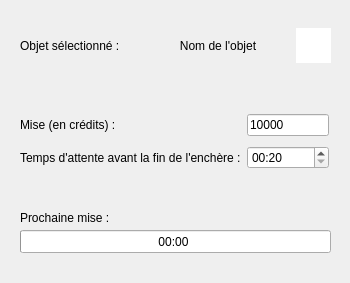
<?xml version="1.0" encoding="UTF-8"?>
<ui version="4.0">
 <class>BotWindow</class>
 <widget class="QMainWindow" name="BotWindow">
  <property name="geometry">
   <rect>
    <x>0</x>
    <y>0</y>
    <width>350</width>
    <height>283</height>
   </rect>
  </property>
  <property name="windowTitle">
   <string>Blue</string>
  </property>
  <property name="windowIcon">
   <iconset resource="resources.qrc">
    <normaloff>:/images/blue_icon.ico</normaloff>:/images/blue_icon.ico</iconset>
  </property>
  <widget class="QWidget" name="centralwidget">
   <widget class="QWidget" name="gridLayoutWidget">
    <property name="geometry">
     <rect>
      <x>0</x>
      <y>0</y>
      <width>351</width>
      <height>91</height>
     </rect>
    </property>
    <layout class="QGridLayout" name="gridLayout">
     <item row="0" column="1">
      <widget class="QLabel" name="label">
       <property name="maximumSize">
        <size>
         <width>120</width>
         <height>16777215</height>
        </size>
       </property>
       <property name="text">
        <string>Objet sélectionné :</string>
       </property>
      </widget>
     </item>
     <item row="0" column="2">
      <widget class="QLabel" name="itemNameLabel">
       <property name="text">
        <string>Nom de l'objet</string>
       </property>
       <property name="alignment">
        <set>Qt::AlignCenter</set>
       </property>
      </widget>
     </item>
     <item row="0" column="0">
      <spacer name="horizontalSpacer">
       <property name="orientation">
        <enum>Qt::Horizontal</enum>
       </property>
       <property name="sizeType">
        <enum>QSizePolicy::Fixed</enum>
       </property>
       <property name="sizeHint" stdset="0">
        <size>
         <width>20</width>
         <height>20</height>
        </size>
       </property>
      </spacer>
     </item>
     <item row="0" column="3">
      <widget class="QLabel" name="itemImageLabel">
       <property name="minimumSize">
        <size>
         <width>35</width>
         <height>35</height>
        </size>
       </property>
       <property name="maximumSize">
        <size>
         <width>35</width>
         <height>35</height>
        </size>
       </property>
       <property name="autoFillBackground">
        <bool>false</bool>
       </property>
       <property name="styleSheet">
        <string notr="true">QLabel {background-color: white;}</string>
       </property>
       <property name="text">
        <string/>
       </property>
      </widget>
     </item>
     <item row="0" column="4">
      <spacer name="horizontalSpacer_6">
       <property name="orientation">
        <enum>Qt::Horizontal</enum>
       </property>
       <property name="sizeType">
        <enum>QSizePolicy::Fixed</enum>
       </property>
       <property name="sizeHint" stdset="0">
        <size>
         <width>20</width>
         <height>20</height>
        </size>
       </property>
      </spacer>
     </item>
    </layout>
   </widget>
   <widget class="QProgressBar" name="progressBar">
    <property name="geometry">
     <rect>
      <x>20</x>
      <y>230</y>
      <width>311</width>
      <height>23</height>
     </rect>
    </property>
    <property name="maximum">
     <number>59</number>
    </property>
    <property name="value">
     <number>0</number>
    </property>
    <property name="alignment">
     <set>Qt::AlignCenter</set>
    </property>
    <property name="textVisible">
     <bool>false</bool>
    </property>
   </widget>
   <widget class="QLabel" name="label_4">
    <property name="geometry">
     <rect>
      <x>20</x>
      <y>210</y>
      <width>111</width>
      <height>16</height>
     </rect>
    </property>
    <property name="text">
     <string>Prochaine mise :</string>
    </property>
   </widget>
   <widget class="QWidget" name="gridLayoutWidget_2">
    <property name="geometry">
     <rect>
      <x>0</x>
      <y>90</y>
      <width>349</width>
      <height>85</height>
     </rect>
    </property>
    <layout class="QGridLayout" name="gridLayout_2">
     <item row="1" column="1">
      <widget class="QLabel" name="label_5">
       <property name="text">
        <string>Mise (en crédits) :</string>
       </property>
      </widget>
     </item>
     <item row="3" column="1">
      <widget class="QLabel" name="label_3">
       <property name="text">
        <string>Temps d'attente avant la fin de l'enchère :</string>
       </property>
      </widget>
     </item>
     <item row="3" column="3">
      <widget class="QTimeEdit" name="timeEdit">
       <property name="currentSection">
        <enum>QDateTimeEdit::MinuteSection</enum>
       </property>
       <property name="displayFormat">
        <string>mm:ss</string>
       </property>
       <property name="time">
        <time>
         <hour>0</hour>
         <minute>0</minute>
         <second>20</second>
        </time>
       </property>
      </widget>
     </item>
     <item row="3" column="0">
      <spacer name="horizontalSpacer_2">
       <property name="orientation">
        <enum>Qt::Horizontal</enum>
       </property>
       <property name="sizeType">
        <enum>QSizePolicy::Fixed</enum>
       </property>
       <property name="sizeHint" stdset="0">
        <size>
         <width>20</width>
         <height>20</height>
        </size>
       </property>
      </spacer>
     </item>
     <item row="0" column="1">
      <spacer name="verticalSpacer">
       <property name="orientation">
        <enum>Qt::Vertical</enum>
       </property>
       <property name="sizeType">
        <enum>QSizePolicy::Preferred</enum>
       </property>
       <property name="sizeHint" stdset="0">
        <size>
         <width>20</width>
         <height>20</height>
        </size>
       </property>
      </spacer>
     </item>
     <item row="1" column="3">
      <widget class="QLineEdit" name="creditsTextField">
       <property name="text">
        <string>10000</string>
       </property>
      </widget>
     </item>
     <item row="1" column="4">
      <spacer name="horizontalSpacer_4">
       <property name="orientation">
        <enum>Qt::Horizontal</enum>
       </property>
       <property name="sizeType">
        <enum>QSizePolicy::Fixed</enum>
       </property>
       <property name="sizeHint" stdset="0">
        <size>
         <width>20</width>
         <height>20</height>
        </size>
       </property>
      </spacer>
     </item>
     <item row="3" column="4">
      <spacer name="horizontalSpacer_5">
       <property name="orientation">
        <enum>Qt::Horizontal</enum>
       </property>
       <property name="sizeType">
        <enum>QSizePolicy::Fixed</enum>
       </property>
       <property name="sizeHint" stdset="0">
        <size>
         <width>20</width>
         <height>20</height>
        </size>
       </property>
      </spacer>
     </item>
     <item row="1" column="0">
      <spacer name="horizontalSpacer_3">
       <property name="orientation">
        <enum>Qt::Horizontal</enum>
       </property>
       <property name="sizeType">
        <enum>QSizePolicy::Fixed</enum>
       </property>
       <property name="sizeHint" stdset="0">
        <size>
         <width>20</width>
         <height>20</height>
        </size>
       </property>
      </spacer>
     </item>
    </layout>
   </widget>
   <widget class="QLabel" name="timeLabel">
    <property name="geometry">
     <rect>
      <x>150</x>
      <y>235</y>
      <width>47</width>
      <height>13</height>
     </rect>
    </property>
    <property name="text">
     <string>00:00</string>
    </property>
    <property name="alignment">
     <set>Qt::AlignCenter</set>
    </property>
   </widget>
  </widget>
  <widget class="QMenuBar" name="menubar">
   <property name="geometry">
    <rect>
     <x>0</x>
     <y>0</y>
     <width>350</width>
     <height>20</height>
    </rect>
   </property>
  </widget>
  <widget class="QStatusBar" name="statusbar">
   <property name="sizeGripEnabled">
    <bool>false</bool>
   </property>
  </widget>
 </widget>
 <resources>
  <include location="resources.qrc"/>
 </resources>
 <connections/>
</ui>
